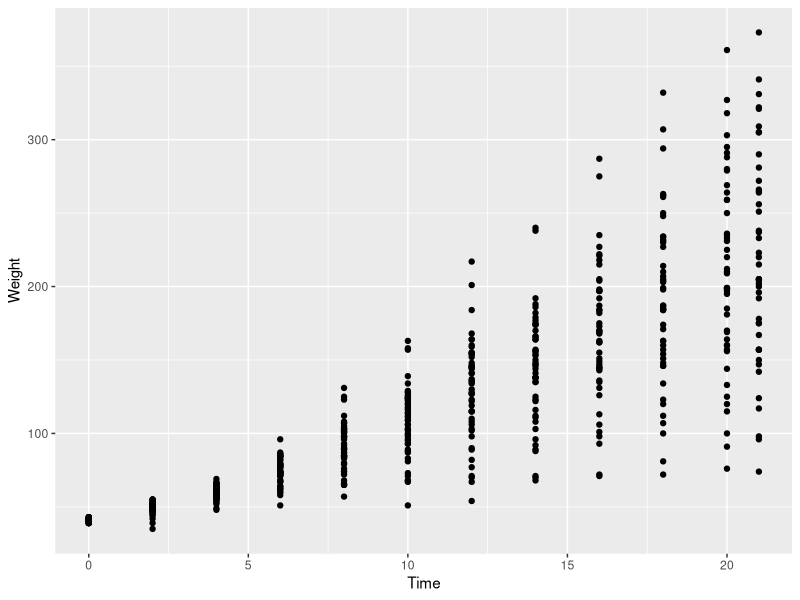
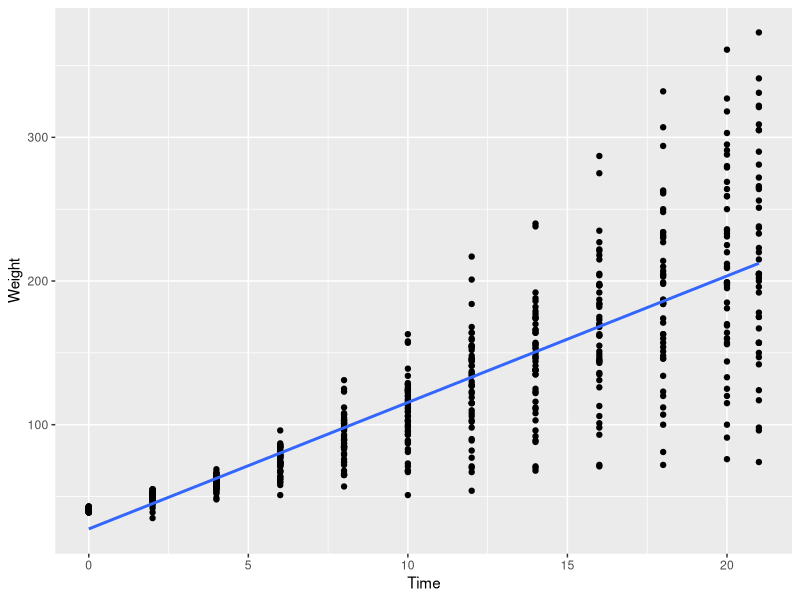
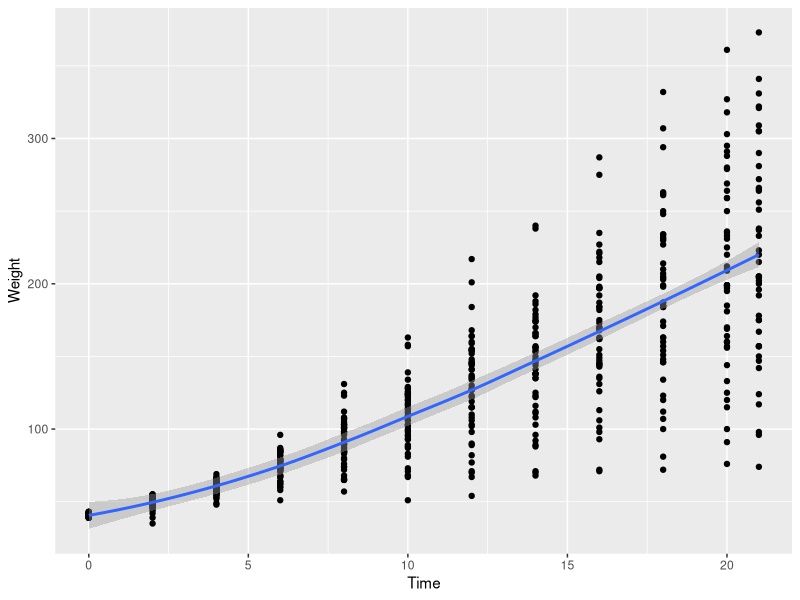

The R script that drew these images, in order:
## ---- chunk 1
date <- c(9,10,11,12,13,14,15)
weather <- c("sunny","hot","hot","rain","cloudy","cool","hail")
temp <- c(73,100,105,65,50,65,40)
## ---- chunk 2
unique(weather)
## ---- chunk 3
weather_in_noho <- data.frame(date, weather,temp)
weather_in_noho
## ---- chunk 4
# View "date" from data frame
weather_in_noho$date

# Calculate mean
mean(weather_in_noho$date)

# Table
table(weather_in_noho$weather, weather_in_noho$temp)
## ---- chunk 5
library(tidyverse)

glimpse(weather_in_noho)
## ---- chunk 6
# First few rows
head(weather_in_noho)

# Last few rows
tail(weather_in_noho)

# Number of rows
nrow(weather_in_noho)

# Number of columns
ncol(weather_in_noho)

# Column names
names(weather_in_noho)
## ---- chunk 7
# Change column names
new_names <- c("DATE", "WEATHER", "TEMP")
names(weather_in_noho) <- new_names
names(weather_in_noho)
## ---- chunk 8
ChickWeight
## ---- chunk 9
# Change title to make it tidy
new_title <- c("Weight","Time","Chick","Diet")
names(ChickWeight) <- new_title
ChickWeight
## ---- chunk 10
# Change title without manually changing each one of them
names(ChickWeight)[1] <- "Weight"
ChickWeight
## ---- chunk 11
# Get Metadata
?ChickWeight
## ---- chunk 12
glimpse(ChickWeight)
## ---- chunk 13
# Scatter Plot
ggplot(ChickWeight, aes(x=Time, y=Weight)) +
  geom_point()
## ---- chunk 14
# Simple Linear Regression (lm) where se is off (error distortion is off)
ggplot(ChickWeight, aes(x=Time, y=Weight)) +
  geom_point() +
  geom_smooth(method = "lm", se=FALSE)
## ---- chunk 15
# Lowess
ggplot(ChickWeight, aes(x=Time, y=Weight)) +
  geom_point() +
  geom_smooth(method = "loess")
